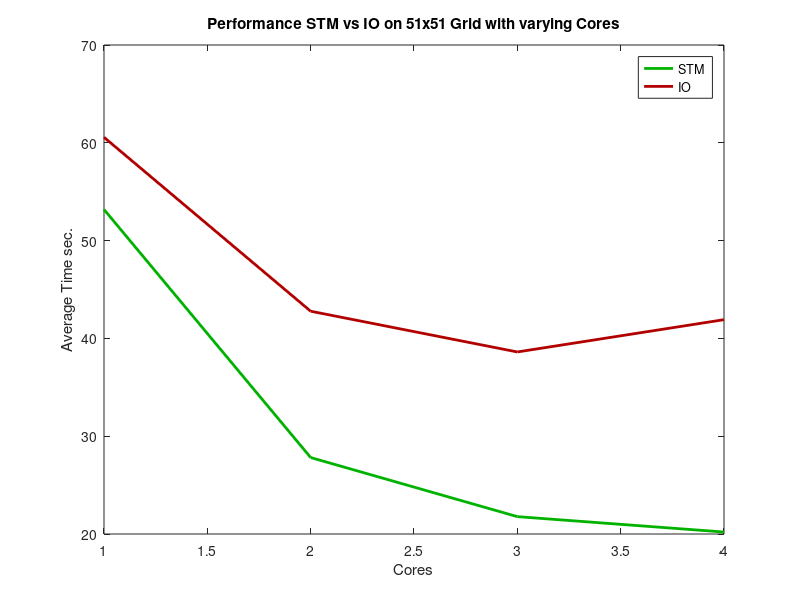

Write MATLAB code to recreate this figure.
stm = [53.182, 27.817, 21.776, 20.201];
io = [60.564, 42.779, 38.614, 41.914];
cores = [1, 2, 3, 4];

figure;
plot (cores, stm, "linewidth", 2, "color", [0, 0.7, 0]);
hold on;
plot (cores, io, "linewidth", 2, "color", [0.7, 0, 0]);

legend ("STM", "IO");
xlabel ("Cores");
ylabel ("Average Time sec.");

title ("Performance STM vs IO on 51x51 Grid with varying Cores");